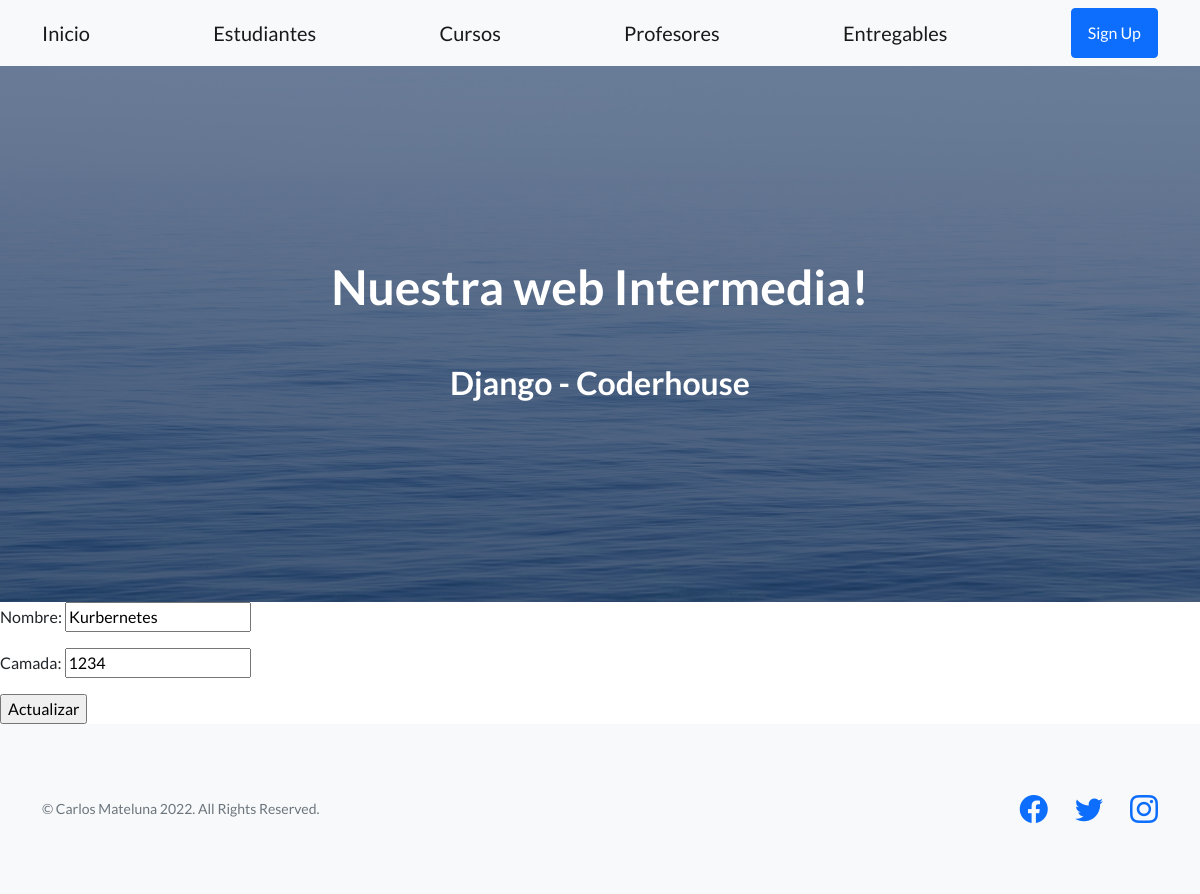
Page /cursos/actualizar/32/ on the earlier database version.
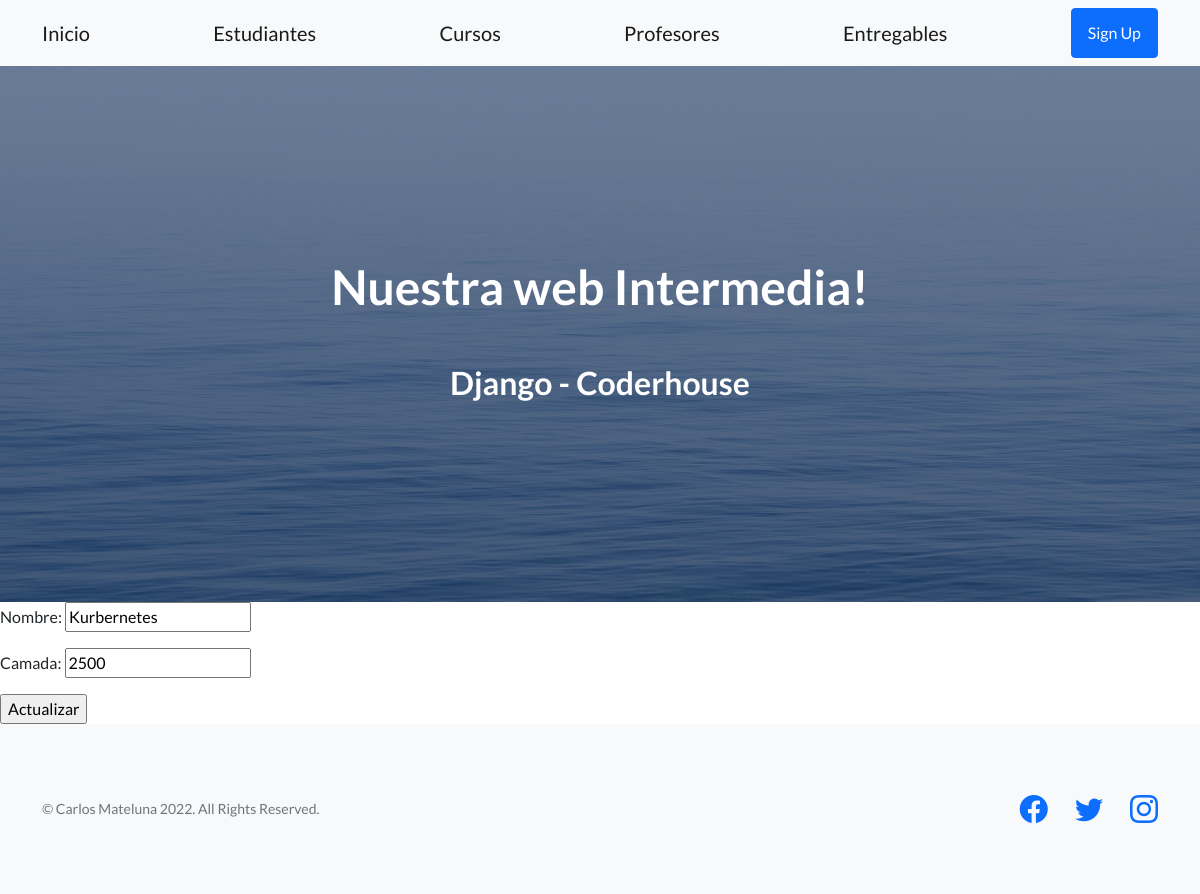
Same page on the later database version.
### AppCoder/models.py (models this page shows, shortened)
class Curso(models.Model):
    nombre = models.CharField(max_length=50)
    camada = models.IntegerField()

### AppCoder/views.py (the view)
# urls.py: path("cursos/actualizar/<id>/", editar_curso, name="coder-cursos-editar"),
def editar_curso(request, id):
    curso = Curso.objects.get(id=id)
    if request.method == "POST":
        formulario = CursoFormulario(request.POST)
        if formulario.is_valid():
            data = formulario.cleaned_data
            curso.nombre = data["nombre"]
            curso.camada = data["camada"]
            curso.save()
            return redirect("coder-cursos")
        else:
            return render(request, "AppCoder/editar_curso.html", {"formulario": formulario, "errores": formulario.errors})
    else:
        formulario = CursoFormulario(initial={"nombre": curso.nombre, "camada": curso.camada})
        return render(request, "AppCoder/editar_curso.html", {"formulario": formulario, "errores":""})

### AppCoder/forms.py
class CursoFormulario(forms.Form):
    nombre = forms.CharField(min_length=3)
    camada = forms.IntegerField()

### AppCoder/templates/AppCoder/editar_curso.html (shortened to what this page needs)
{% extends 'AppCoder/base.html' %}
{% block contenido %}
<form method="post">
    {{ formulario.as_p }}
    <input type="submit" value="Actualizar">
</form>
{% endblock  %}

Differences in the rows shown:
changed Curso "Kurbernetes": camada "1234" → "2500"
